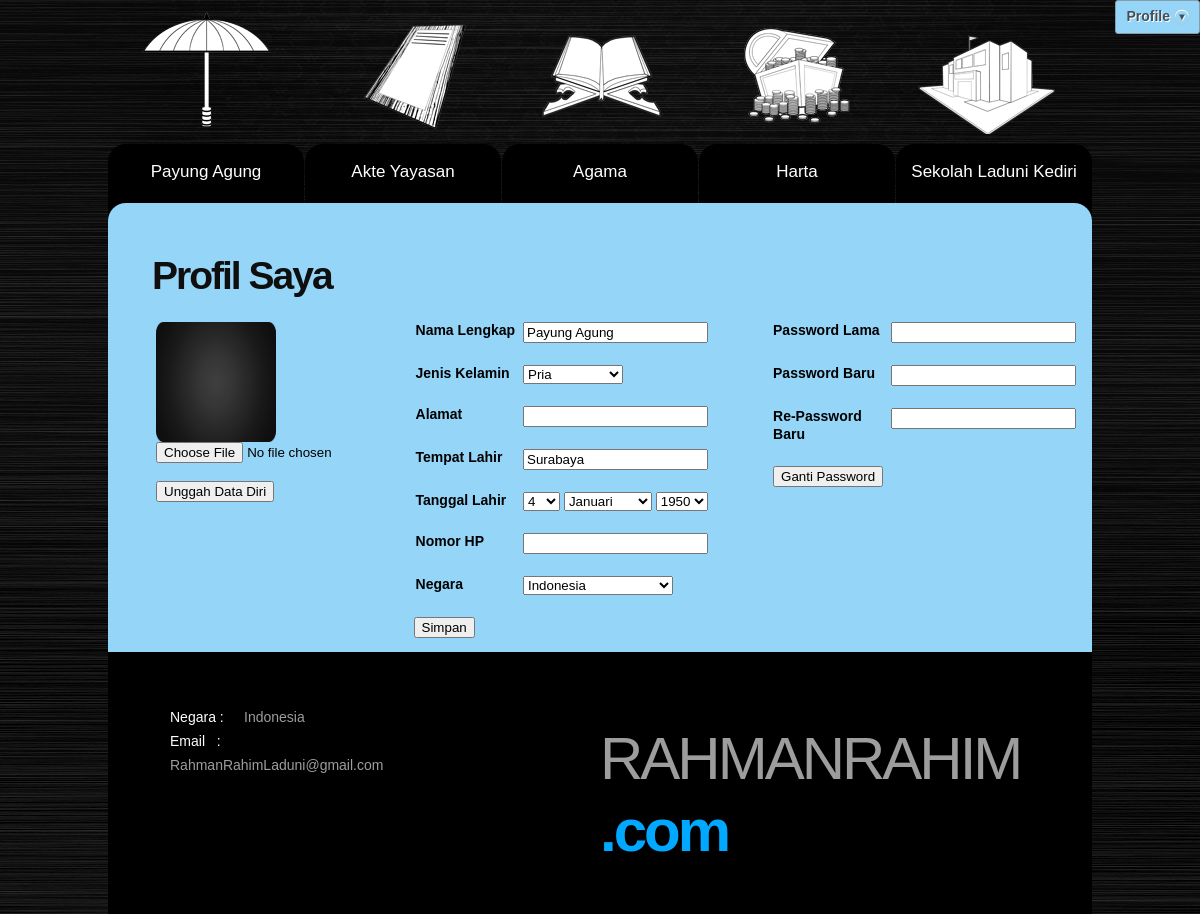
Page /index.php/home/profil (signed in) on the committed database.
### tables this page shows
CREATE TABLE IF NOT EXISTS `member` (
  `id_member` varchar(15) NOT NULL,
  `username` varchar(50) NOT NULL,
  `password_member` varchar(100) NOT NULL,
  `nama` varchar(100) NOT NULL,
  `jenis_kelamin` varchar(50) NOT NULL,
  `alamat` varchar(100) DEFAULT NULL,
  `email` varchar(50) NOT NULL,
  `hp` varchar(50) DEFAULT NULL,
  `negara` varchar(50) DEFAULT NULL,
  `foto` varchar(50) DEFAULT NULL,
  `tmptlahir` varchar(50) DEFAULT NULL,
  `tgllahir` date DEFAULT NULL,
  `status` varchar(50) NOT NULL,
  PRIMARY KEY (`id_member`)
);

### application/views/profil_view.php (the view, shortened to what the rows shown need)
<!DOCTYPE html>
<body id="page3" >
	<div class="bg">
		<div class="main">
			<header>
				<div class="row-1">
					<h1>
                                            <a class="logonew" href="<?php echo base_url(); ?>"></a>
                                            <a class="aktenew" href="<?php echo base_url(); ?>home/akteyayasan"></a>
                                            <a class="agamanew" href="<?php echo base_url(); ?>home/agama"></a>
                                            <a class="hartanew" href="<?php echo base_url(); ?>home/harta"></a>
                                            <a class="sekolahnew" href="<?php echo base_url(); ?>home/sekolah"></a>
					</h1>
				</div>
			</header>
			<section id="content" style="color: black">
				<div class="padding">
					<div class="indent">
						<h2>Profil Saya</h2>
                                                    <table style="color: black">
                                                            <tr>
                                                                <td width="40%">
                                                                    <form action="<?=base_url();?>member/update" method="post" id="formMember" name="formMember" >
                                                                    <table style="color: black">
                                                                        <tr>
                                                                    <td><input type="text" name="nama" id="nama" value="<?php echo $nama ?>" /></td>
                                                                    </tr>
                                                                     <tr>
                                                                     <td><select name="jenis_kelamin" id="jenis_kelamin" style="width: 100px"/>
                                                                <option value="Pria" <?php if($jenis_kelamin=='Pria') echo 'selected'; ?> >Pria</option>
                                                                    </tr>
                                                                    <?php
                                                                        $tgl = $tgllahir[8] . $tgllahir[9];
                                                                        $bln = $tgllahir[5] . $tgllahir[6];
                                                                        $thn = $tgllahir[0] . $tgllahir[1] . $tgllahir[2] . $tgllahir[3];
                                                                     ?>
                                                                    <tr>
                                                                    <td><input type="text" name="tempat" id="tempat"  value="<?php echo $tmptlahir?>"/></td>
                                                                    </tr>
                                                                    <tr>
                                                                    <td><select name="tanggal" id="tanggal"  >
                                                                            <?php $i = 31;
                                                                              $j = 1;
                                                                              while($i)
                                                                              {
                                                                                  echo "<option value=$j"; if($j==$tgl)echo" selected"; echo">$j</option>";
                                                                                  $i--;
                                                                                  $j++;
                                                                              }
                                                                              ?>
                                                                    </select>
                                                                    <select name="bulan" id="bulan">
                                                                              <option value="1" <?php if($bln==1)echo" selected"; ?>  >Januari</option>
                                                                    </select>
                                                                    <select name="tahun" id="tahun">
                                                                              <?php $i = 50;
                                                                              $j = 1950;
                                                                              while($i)
                                                                              {
                                                                                  echo "<option value=$j"; if($j==$thn)echo" selected"; echo">$j</option>";
                                                                                  $i--;
                                                                                  $j++;
                                                                              }
                                                                              ?>
                                                                    </select>
                                                                    </tr>
                                                                    </table>
                                                                    </form>
                                                                </td>
                                                             </tr>
                                                    </table>
                                        </div>
				</div>
			</section>
		</div>
	</div>
</body>
</html>

### rows in the picture
member: nama "Payung Agung", jenis_kelamin "Pria", tempat "Surabaya", tanggal "4", bulan "Januari"

### other values in the picture
form field tahun "1950"
